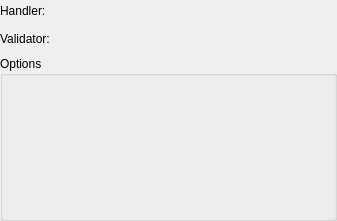
<?xml version="1.0" encoding="UTF-8"?>
<ui version="4.0">
 <class>ForeignDataWrapperWidget</class>
 <widget class="QWidget" name="ForeignDataWrapperWidget">
  <property name="geometry">
   <rect>
    <x>0</x>
    <y>0</y>
    <width>337</width>
    <height>221</height>
   </rect>
  </property>
  <property name="minimumSize">
   <size>
    <width>0</width>
    <height>0</height>
   </size>
  </property>
  <layout class="QGridLayout" name="fdw_grid">
   <property name="leftMargin">
    <number>0</number>
   </property>
   <property name="topMargin">
    <number>0</number>
   </property>
   <property name="rightMargin">
    <number>0</number>
   </property>
   <property name="bottomMargin">
    <number>0</number>
   </property>
   <item row="1" column="2">
    <widget class="QWidget" name="func_validator_hint" native="true">
     <property name="sizePolicy">
      <sizepolicy hsizetype="Fixed" vsizetype="Fixed">
       <horstretch>0</horstretch>
       <verstretch>0</verstretch>
      </sizepolicy>
     </property>
     <property name="minimumSize">
      <size>
       <width>22</width>
       <height>22</height>
      </size>
     </property>
     <property name="maximumSize">
      <size>
       <width>22</width>
       <height>22</height>
      </size>
     </property>
    </widget>
   </item>
   <item row="1" column="0">
    <widget class="QLabel" name="func_validator_lbl">
     <property name="sizePolicy">
      <sizepolicy hsizetype="Fixed" vsizetype="Preferred">
       <horstretch>0</horstretch>
       <verstretch>0</verstretch>
      </sizepolicy>
     </property>
     <property name="minimumSize">
      <size>
       <width>0</width>
       <height>0</height>
      </size>
     </property>
     <property name="text">
      <string>Validator:</string>
     </property>
    </widget>
   </item>
   <item row="0" column="0">
    <widget class="QLabel" name="func_handler_lbl">
     <property name="sizePolicy">
      <sizepolicy hsizetype="Fixed" vsizetype="Preferred">
       <horstretch>0</horstretch>
       <verstretch>0</verstretch>
      </sizepolicy>
     </property>
     <property name="minimumSize">
      <size>
       <width>0</width>
       <height>0</height>
      </size>
     </property>
     <property name="text">
      <string>Handler:</string>
     </property>
    </widget>
   </item>
   <item row="0" column="2">
    <widget class="QWidget" name="func_handler_hint" native="true">
     <property name="sizePolicy">
      <sizepolicy hsizetype="Fixed" vsizetype="Fixed">
       <horstretch>0</horstretch>
       <verstretch>0</verstretch>
      </sizepolicy>
     </property>
     <property name="minimumSize">
      <size>
       <width>22</width>
       <height>22</height>
      </size>
     </property>
     <property name="maximumSize">
      <size>
       <width>22</width>
       <height>22</height>
      </size>
     </property>
    </widget>
   </item>
   <item row="0" column="1">
    <widget class="QWidget" name="func_handler_wgt" native="true">
     <property name="sizePolicy">
      <sizepolicy hsizetype="Preferred" vsizetype="Fixed">
       <horstretch>0</horstretch>
       <verstretch>0</verstretch>
      </sizepolicy>
     </property>
     <property name="minimumSize">
      <size>
       <width>0</width>
       <height>20</height>
      </size>
     </property>
    </widget>
   </item>
   <item row="1" column="1">
    <widget class="QWidget" name="func_validator_wgt" native="true">
     <property name="sizePolicy">
      <sizepolicy hsizetype="Preferred" vsizetype="Fixed">
       <horstretch>0</horstretch>
       <verstretch>0</verstretch>
      </sizepolicy>
     </property>
     <property name="minimumSize">
      <size>
       <width>0</width>
       <height>20</height>
      </size>
     </property>
    </widget>
   </item>
   <item row="2" column="0" colspan="3">
    <widget class="QGroupBox" name="options_gb">
     <property name="title">
      <string>Options</string>
     </property>
    </widget>
   </item>
  </layout>
 </widget>
 <resources/>
 <connections/>
</ui>
